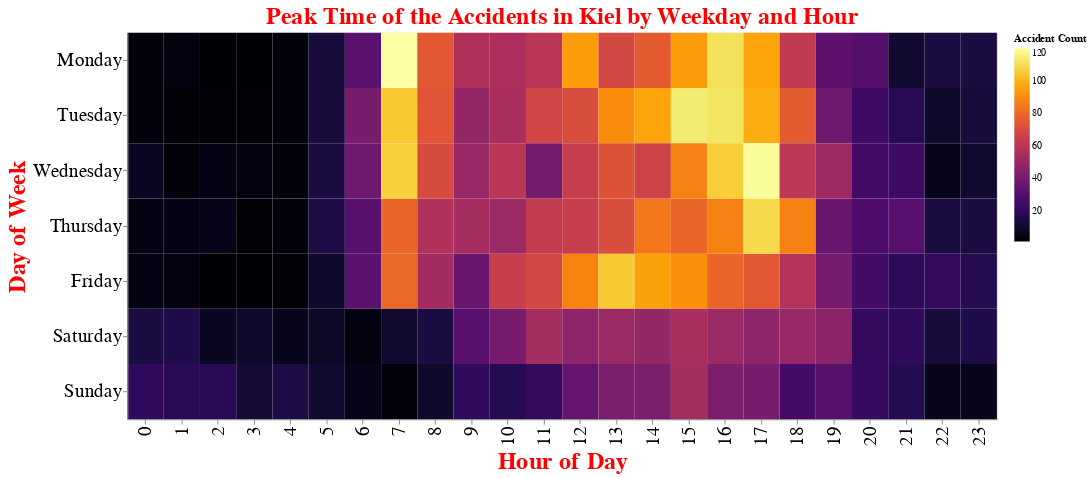

Write notebook code for a chart like this one.
### Markdown cell above
### **The Fourth (4.) Visualization: Peak Time of the Accidents in Kiel by Weekday and Hour**

### Code cell
accidents_by_time = accidents_df.groupby(['weekday', 'hour']).size().reset_index(name='accident_count')

total_accidents_by_hour = accidents_df.groupby('hour').size().reset_index(name='total_accidents_hour')

accidents_by_time = accidents_by_time.merge(total_accidents_by_hour, on='hour')

total_accidents_by_weekday = accidents_df.groupby('weekday').size().reset_index(name='total_accidents_weekday')

accidents_by_time = accidents_by_time.merge(total_accidents_by_weekday, on='weekday')

weekday_order = ['Monday', 'Tuesday', 'Wednesday', 'Thursday', 'Friday', 'Saturday', 'Sunday']

heatmap = alt.Chart(accidents_by_time).mark_rect().encode(
    x=alt.X('hour:O', title='Hour of Day'),
    y=alt.Y('weekday:O', title='Day of Week', sort=weekday_order),
    color=alt.Color('accident_count:Q', scale=alt.Scale(scheme='inferno'), title='Accident Count'),
    tooltip=[
        alt.Tooltip('weekday:N', title='Day of Week'),
        alt.Tooltip('hour:N', title='Hour of Day'),
        alt.Tooltip('accident_count:Q', title='Accident Count'),
        alt.Tooltip('total_accidents_hour:Q', title='Total Accidents by Hour'),
        alt.Tooltip('total_accidents_weekday:Q', title='Total Accidents by Weekday')
    ]  
).properties(
    title='Peak Time of the Accidents in Kiel by Weekday and Hour',
    width=900,  
    height=400  
)

heatmap = heatmap.configure_title(fontSize=25, color='red')

heatmap = heatmap.configure_axis(
    labelFontSize=20,  
    titleFontSize=25,   
    titleColor='red'
)

heatmap

### Figure 1 — Vega-Lite specification as saved in the notebook (floating-point values rounded to 4 significant figures; data arrays with more than 128 entries replaced by an {"elided": "..."} marker saying what was removed)
{"config": {"view": {"continuousWidth": 300, "continuousHeight": 300}, "axis": {"labelFontSize": 20, "titleColor": "red", "titleFontSize": 25}, "title": {"color": "red", "fontSize": 25}}, "data": {"name": "data-7446b1055b7f1ba21b5c7772c6e4bb9b"}, "mark": {"type": "rect"}, "encoding": {"color": {"field": "accident_count", "scale": {"scheme": "inferno"}, "title": "Accident Count", "type": "quantitative"}, "tooltip": [{"field": "weekday", "title": "Day of Week", "type": "nominal"}, {"field": "hour", "title": "Hour of Day", "type": "nominal"}, {"field": "accident_count", "title": "Accident Count", "type": "quantitative"}, {"field": "total_accidents_hour", "title": "Total Accidents by Hour", "type": "quantitative"}, {"field": "total_accidents_weekday", "title": "Total Accidents by Weekday", "type": "quantitative"}], "x": {"field": "hour", "title": "Hour of Day", "type": "ordinal"}, "y": {"field": "weekday", "sort": ["Monday", "Tuesday", "Wednesday", "Thursday", "Friday", "Saturday", "Sunday"], "title": "Day of Week", "type": "ordinal"}}, "height": 400, "title": "Peak Time of the Accidents in Kiel by Weekday and Hour", "width": 900, "$schema": "https://vega.github.io/schema/vega-lite/v5.16.3.json", "datasets": {"data-7446b1055b7f1ba21b5c7772c6e4bb9b": {"elided": "168 records"}}}
